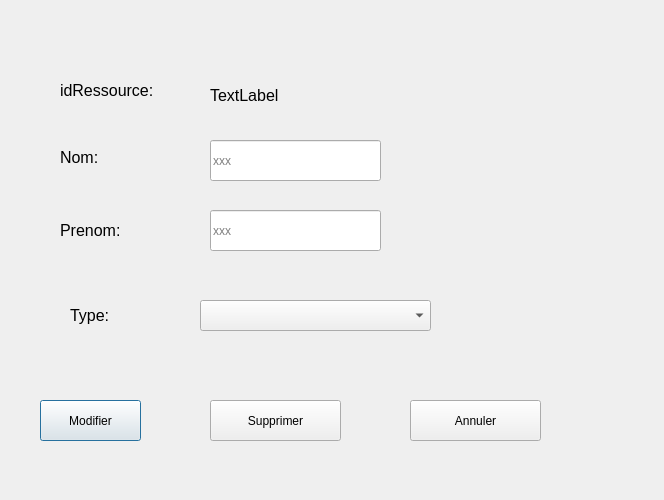
<?xml version="1.0" encoding="UTF-8"?>
<ui version="4.0">
 <class>ModifierEtSupprimerDialog</class>
 <widget class="QDialog" name="ModifierEtSupprimerDialog">
  <property name="geometry">
   <rect>
    <x>0</x>
    <y>0</y>
    <width>664</width>
    <height>500</height>
   </rect>
  </property>
  <property name="windowTitle">
   <string>Modifier ou supprimer une ressource</string>
  </property>
  <widget class="QLabel" name="idLabel">
   <property name="geometry">
    <rect>
     <x>60</x>
     <y>70</y>
     <width>131</width>
     <height>41</height>
    </rect>
   </property>
   <property name="font">
    <font>
     <pointsize>12</pointsize>
    </font>
   </property>
   <property name="text">
    <string>idRessource:</string>
   </property>
  </widget>
  <widget class="QLabel" name="idAfficherLabel">
   <property name="geometry">
    <rect>
     <x>210</x>
     <y>80</y>
     <width>131</width>
     <height>31</height>
    </rect>
   </property>
   <property name="font">
    <font>
     <pointsize>12</pointsize>
    </font>
   </property>
   <property name="text">
    <string>TextLabel</string>
   </property>
  </widget>
  <widget class="QLabel" name="nomLabel">
   <property name="geometry">
    <rect>
     <x>60</x>
     <y>150</y>
     <width>72</width>
     <height>15</height>
    </rect>
   </property>
   <property name="font">
    <font>
     <pointsize>12</pointsize>
    </font>
   </property>
   <property name="text">
    <string>Nom:</string>
   </property>
  </widget>
  <widget class="QLineEdit" name="nomLineEdit">
   <property name="geometry">
    <rect>
     <x>210</x>
     <y>140</y>
     <width>171</width>
     <height>41</height>
    </rect>
   </property>
   <property name="text">
    <string/>
   </property>
   <property name="placeholderText">
    <string>xxx</string>
   </property>
  </widget>
  <widget class="QLabel" name="prenomLabel">
   <property name="geometry">
    <rect>
     <x>60</x>
     <y>220</y>
     <width>91</width>
     <height>21</height>
    </rect>
   </property>
   <property name="font">
    <font>
     <pointsize>12</pointsize>
    </font>
   </property>
   <property name="text">
    <string>Prenom: </string>
   </property>
  </widget>
  <widget class="QLineEdit" name="prenomLlineEdit">
   <property name="geometry">
    <rect>
     <x>210</x>
     <y>210</y>
     <width>171</width>
     <height>41</height>
    </rect>
   </property>
   <property name="text">
    <string/>
   </property>
   <property name="placeholderText">
    <string>xxx</string>
   </property>
  </widget>
  <widget class="QLabel" name="typeLabel">
   <property name="geometry">
    <rect>
     <x>70</x>
     <y>300</y>
     <width>91</width>
     <height>31</height>
    </rect>
   </property>
   <property name="font">
    <font>
     <pointsize>12</pointsize>
    </font>
   </property>
   <property name="text">
    <string>Type:</string>
   </property>
  </widget>
  <widget class="QComboBox" name="typeComboBox">
   <property name="geometry">
    <rect>
     <x>200</x>
     <y>300</y>
     <width>231</width>
     <height>31</height>
    </rect>
   </property>
  </widget>
  <widget class="QPushButton" name="modifierPushButton">
   <property name="geometry">
    <rect>
     <x>40</x>
     <y>400</y>
     <width>101</width>
     <height>41</height>
    </rect>
   </property>
   <property name="text">
    <string>Modifier</string>
   </property>
  </widget>
  <widget class="QPushButton" name="supprimerPushButton">
   <property name="geometry">
    <rect>
     <x>210</x>
     <y>400</y>
     <width>131</width>
     <height>41</height>
    </rect>
   </property>
   <property name="text">
    <string>Supprimer</string>
   </property>
  </widget>
  <widget class="QPushButton" name="annulerPushButton">
   <property name="geometry">
    <rect>
     <x>410</x>
     <y>400</y>
     <width>131</width>
     <height>41</height>
    </rect>
   </property>
   <property name="text">
    <string>Annuler</string>
   </property>
  </widget>
 </widget>
 <resources/>
 <connections/>
</ui>
